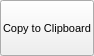
<?xml version="1.0" encoding="UTF-8"?>
<ui version="4.0">
 <class>FileImagePopup</class>
 <widget class="QWidget" name="FileImagePopup">
  <property name="geometry">
   <rect>
    <x>0</x>
    <y>0</y>
    <width>94</width>
    <height>56</height>
   </rect>
  </property>
  <property name="sizePolicy">
   <sizepolicy hsizetype="Minimum" vsizetype="Preferred">
    <horstretch>0</horstretch>
    <verstretch>0</verstretch>
   </sizepolicy>
  </property>
  <property name="maximumSize">
   <size>
    <width>16777215</width>
    <height>16777215</height>
   </size>
  </property>
  <property name="font">
   <font>
    <pointsize>8</pointsize>
   </font>
  </property>
  <property name="windowTitle">
   <string>File Image Popup</string>
  </property>
  <layout class="QGridLayout" name="gridLayout">
   <property name="margin">
    <number>0</number>
   </property>
   <property name="spacing">
    <number>2</number>
   </property>
   <item row="0" column="0">
    <widget class="QToolButton" name="CopyToClipboardButton">
     <property name="sizePolicy">
      <sizepolicy hsizetype="Minimum" vsizetype="Fixed">
       <horstretch>0</horstretch>
       <verstretch>0</verstretch>
      </sizepolicy>
     </property>
     <property name="minimumSize">
      <size>
       <width>56</width>
       <height>56</height>
      </size>
     </property>
     <property name="maximumSize">
      <size>
       <width>128</width>
       <height>56</height>
      </size>
     </property>
     <property name="toolTip">
      <string>Copy the current view to the clipboard as a png image</string>
     </property>
     <property name="text">
      <string>Copy to Clipboard</string>
     </property>
     <property name="icon">
      <iconset resource="icons.qrc">
       <normaloff>:/image/icons/image_copytoclipboard.svg</normaloff>:/image/icons/image_copytoclipboard.svg</iconset>
     </property>
     <property name="iconSize">
      <size>
       <width>30</width>
       <height>30</height>
      </size>
     </property>
     <property name="checkable">
      <bool>false</bool>
     </property>
     <property name="autoExclusive">
      <bool>false</bool>
     </property>
     <property name="toolButtonStyle">
      <enum>Qt::ToolButtonTextUnderIcon</enum>
     </property>
     <property name="autoRaise">
      <bool>false</bool>
     </property>
    </widget>
   </item>
  </layout>
 </widget>
 <resources>
  <include location="icons.qrc"/>
 </resources>
 <connections/>
</ui>
